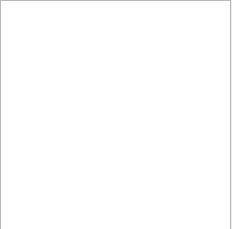
<?xml version="1.0" encoding="UTF-8"?>
<ui version="4.0">
 <class>SelectView</class>
 <widget class="QWidget" name="SelectView">
  <property name="geometry">
   <rect>
    <x>0</x>
    <y>0</y>
    <width>232</width>
    <height>229</height>
   </rect>
  </property>
  <property name="windowTitle">
   <string>SelectView</string>
  </property>
  <widget class="QTableView" name="tableView">
   <property name="geometry">
    <rect>
     <x>0</x>
     <y>0</y>
     <width>231</width>
     <height>231</height>
    </rect>
   </property>
  </widget>
 </widget>
 <layoutdefault spacing="6" margin="11"/>
 <resources/>
 <connections/>
</ui>
